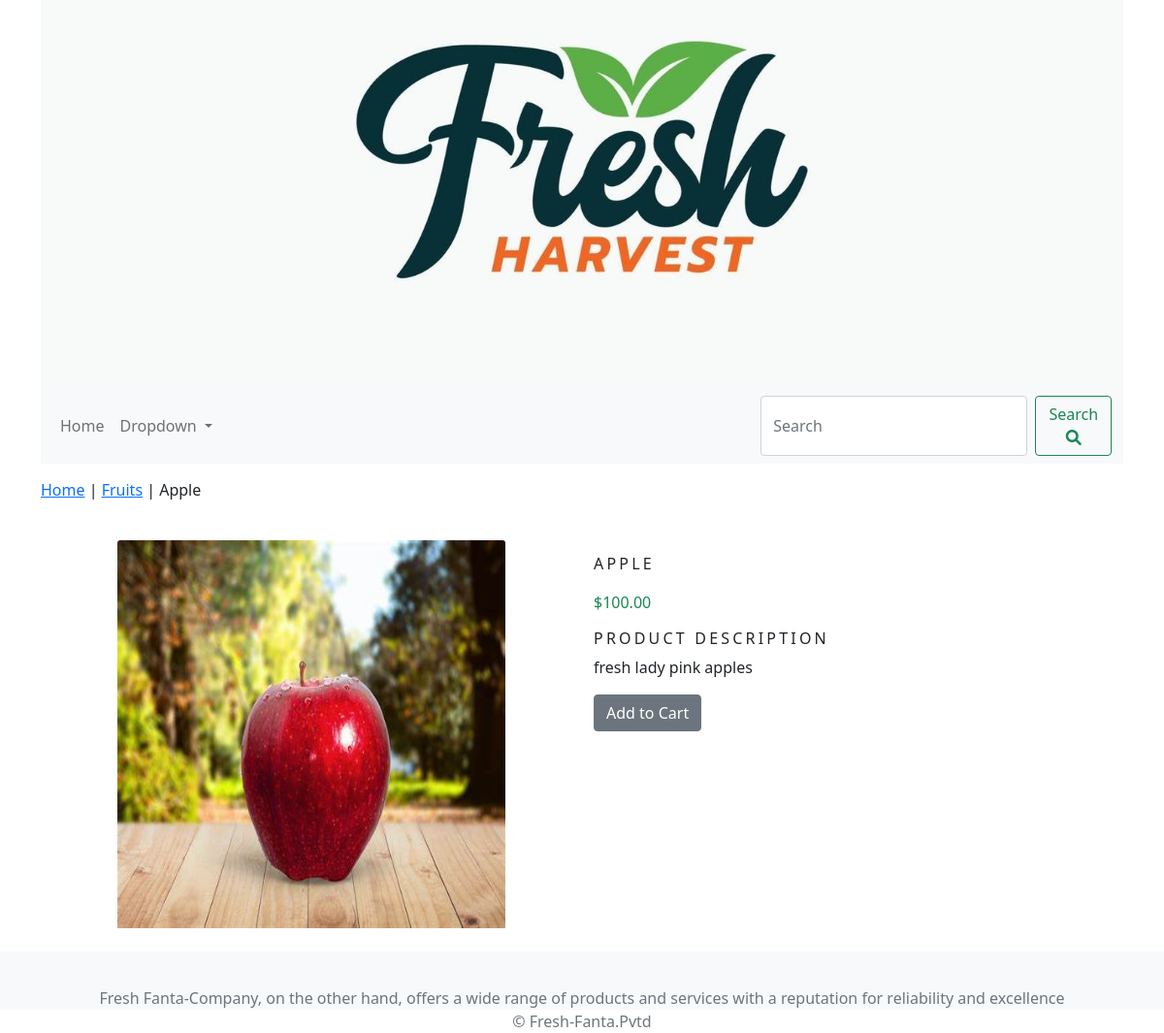
Before: /fruits/apple/ with the older database file.
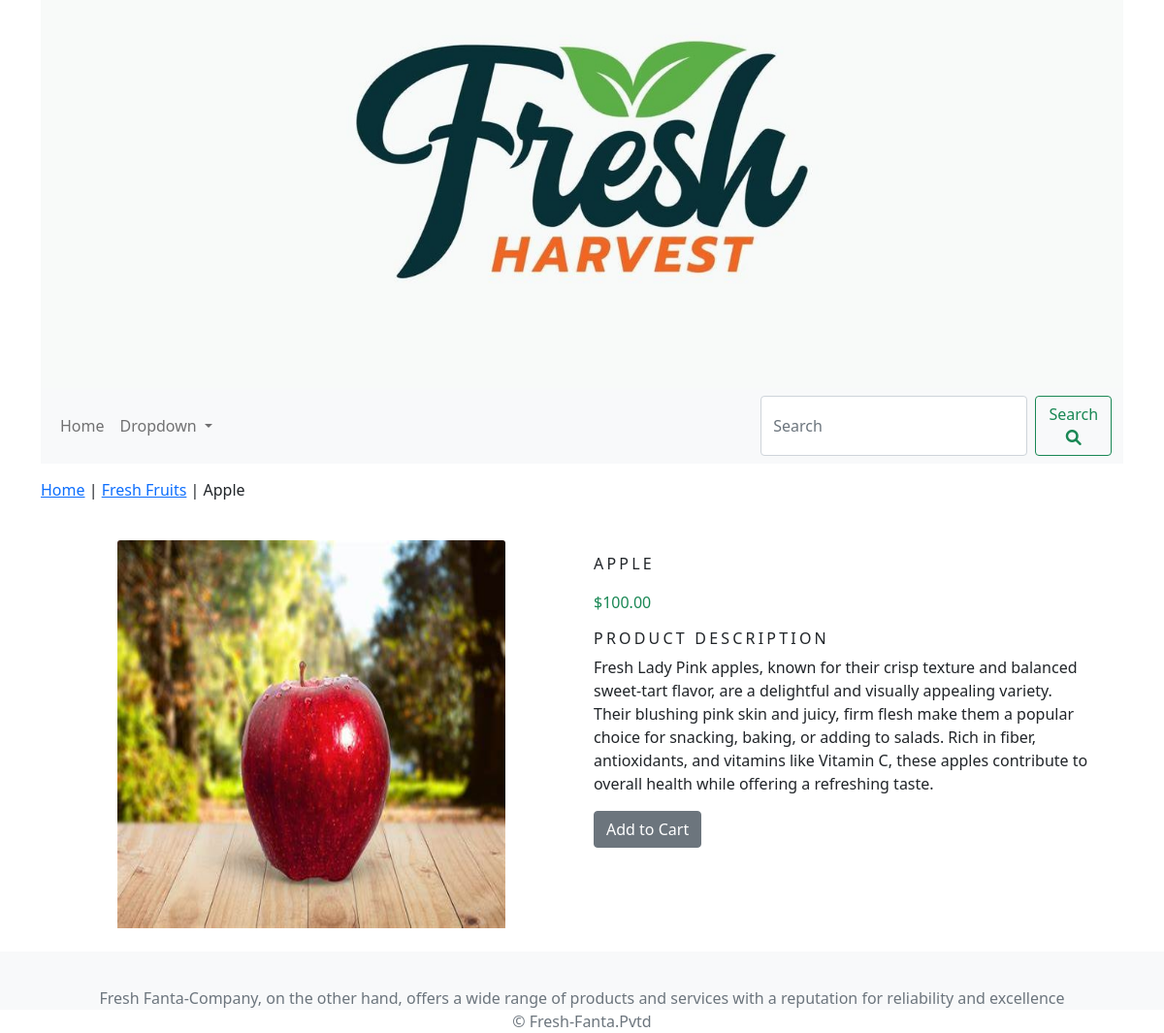
After: the same page with the newer database file.
### myapp/models.py (models this page shows, shortened)
class Product(models.Model):
    names = models.CharField(max_length=250, unique=True)
    slug = models.SlugField(max_length=250, unique=True)
    price = models.DecimalField(max_digits=10, decimal_places=2)
    images = models.ImageField(upload_to='products', blank=True)
    decs = models.TextField(blank=True)
    category = models.ForeignKey(Category, on_delete=models.CASCADE)
    stock = models.IntegerField()
    available = models.BooleanField(default=False)
    timeStamp = models.DateTimeField(auto_now_add=True)
    updated = models.DateTimeField(auto_now=True)
    class Meta:
        ordering = ('names',)
        verbose_name = 'product'
        verbose_name_plural = 'products'

class Category(models.Model):
    name = models.CharField(max_length=250, unique=True)
    slug = models.SlugField(max_length=250, unique=True)
    decs = models.TextField(blank=True)
    image = models.ImageField(upload_to='category', blank=True)
    class Meta:
        ordering = ('name',)
        verbose_name = 'category'
        verbose_name_plural = 'categories'
    def get_url(self):
        return reverse('myapp:product_by_category', args=[self.slug])
    def __str__(self):
        return '{}'.format(self.name)

### myapp/views.py (the view)
# urls.py: path('<slug:c_slug>/<slug:producr_slug>/', views.allProductDetails, name='productCatDetails')
def allProductDetails(request, c_slug, producr_slug):
    try:
        product = Product.objects.get(category__slug=c_slug, slug=producr_slug)
    except Exception as e:
        raise e
    return render(request, 'product.html', {'product': product})

### cart_app/context_processors.py (called while the page is built)
def counter(request):
    item_count = 0
    if 'admin' in request.path:
        return {}
    else:
        try:
            cart = Cart.objects.filter(cart_ID=cardID(request))
            cart_items = CartItem.objects.all().filter(cart=cart[:1])
            for cart_item in cart_items:
                item_count += cart_item.quantity
        except Cart.DoesNotExist:
            item_count = 0
        return dict(item_count=item_count)

### cart_app/views.py (called while the page is built)
def cardID(request):
    cart = request.session.session_key
    if not cart:
        cart = request.session.create()
    return cart

### myapp/context_processors.py (called while the page is built)
def menu_links(request):
    links = Category.objects.all()
    return dict(links=links)

### templates/product.html (shortened to what this page needs)
{% extends 'base.html' %}
{% load static %}
{% block content %}
{% if product %}
<div class="row my_pro_row">
    <div class="mx_auto">
        <p><a href="{% url 'myapp:allProdCat' %}">Home</a> | <a href="{{ product.category.get_url }}">{{ product.category }}</a> | {{ product.names }}</p>
    </div>
</div>
{% endif %}
<div class="container">
  <br>
  <div class="row">
    <div class="col-lg-6 col-md-6 col-sm-12 text-center mb-4">
        <div class="product-image" style="max-width: 400px; margin: 0 auto;">
                    {% if  product.images %}
                    <img class="card-img-top my_image"
                         src="{{ product.images.url }}"
                         alt="{{ product.names }}">
                    {% else %}
                    <img class="card-img-top my_image"
                         src="{% static 'img/fail.jpg' %}"
                         alt="{{ product.names }}">
                    {% endif %}
        </div>
    </div>
    <div class="col-lg-6 col-md-6 col-sm-12">
        <h1 class="my_pro_title">{{ product.names }}</h1>
        <p class="product-price text-success">
            ${{ product.price }}
        </p>
        <h5 class="my_title">Product Description</h5>
        <p class="text-justify my_pro_text">
            {{ product.decs }}
        </p>
        {% if product.stock <= 0 %}
        <p class="text-danger"><b>Out of Stock</b></p>
        {% else %}
        <a class="btn btn-secondary" href="{% url 'cart_app:addToCart' product.id %}">Add to Cart</a>
        {% endif %}
    </div>
  </div>
</div>
{% endblock %}

Changed rows visible on the page:
changed Product "Apple": category "Fruits" → "Fresh Fruits"; decs "fresh lady pink apples" → "Fresh Lady Pink apples, known for their crisp texture and balanced sweet-tart flavor, are a delightful and visually appealing variety. Their blushing pink skin and juicy, firm flesh make them a popular choice for snacking, baking, or adding to salads. Rich in fiber, antioxidants, and vitamins like Vitamin C, these apples contribute to overall health while offering a refreshing taste."
